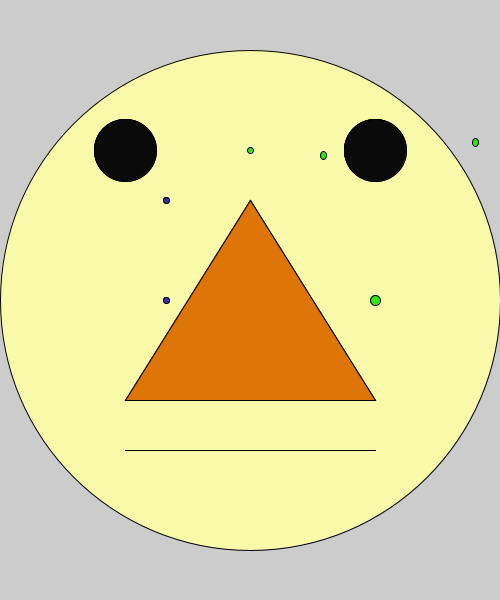
Frame 1 (no input)
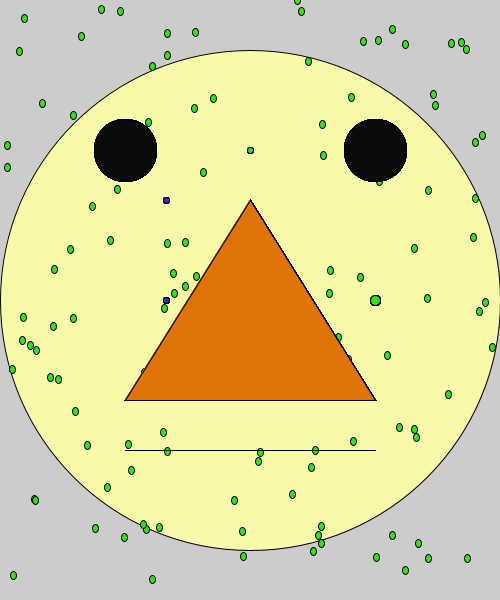
Frame 60 (the mouse pressed at the canvas centre just before this capture)
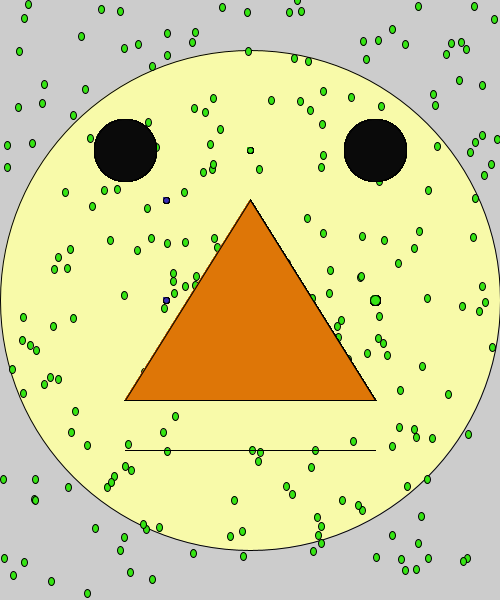
Frame 120 (the mouse held since frame 60 and released just before this capture)

The Processing sketch that drew these frames (run headless with seeded random() and noise(); from frame 60 on, the mouse is pressed at the canvas centre):

// Processing sketch: boilerplate
// ── boilerplate.pde
//Global Variables
void setup() {
 size(500, 600);
 fill(#F8FAA9);
ellipse(width/2, height/2, width, width);
fill(#0A0A0A);
ellipse(width/4, height/4, width/8, width/8);
ellipse(3*width/4, height/4, width/8, width/8);
line(width/4, height*3/4, width*3/4, height*3/4);
fill(#DE7607);
triangle(width/2,height/3,width*3/4,height*2/3,width/4,height*2/3);
fill(#392CB7);
ellipse(width/3,height/3,width/75,width/75);
ellipse(width/3,height/2,width/75,width/75);



}

void draw(){
  fill(#392CB7);
ellipse(width/3,height/3,width/75,width/75);
ellipse(width/3,height/2,width/75,width/75);
  fill(#35E513);
ellipse(width/2,height/4,width/75,width/75);
ellipse(width*3/4,height/2,width/50,width/50);
ellipse(random(width),random(height),width/75,height/75);
ellipse(random(width),random(height),width/75,height/75);
fill(#0A0A0A);
ellipse(width/4, height/4, width/8, width/8);
ellipse(3*width/4, height/4, width/8, width/8);
fill(#080807);
line(width/4, height*3/4, width*3/4, height*3/4);
fill(#DE7607);
triangle(width/2,height/3,width*3/4,height*2/3,width/4,height*2/3);

  
}

// ── quitbutton.pde
color purple=#AA3A8B;
color yellow=#EFFA60;
color regularButton=purple;
color hoverover=yellow;

void quitbuttondraw(){
println("MouseX:",mouseX, "\tMouseY:", mouseY);

if(mouseX> width*15/16 && mouseX<width && mouseY>0 && mouseY< height*1/16){//hover
fill(hoverover);
 rect(width*15/16, height*0/16, width*1/16, height *1/16);
}else{
  fill(regularButton);
   rect(width*15/16, height*0/16, width*1/16, height *1/16);
}
}
void quitbuttonmouseclicked(){
  if(mouseX> width*15/16 && mouseX<width && mouseY>0 && mouseY< height*1/16){
exit();
}
}
